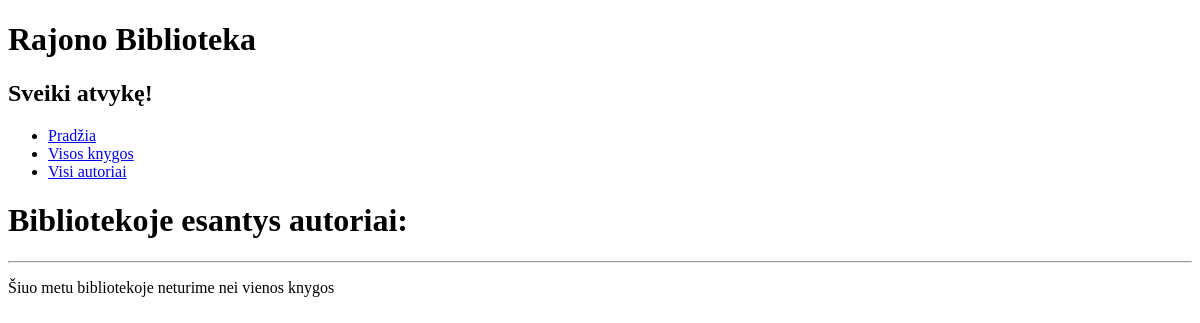
/biblioteka/knygos/, run on an earlier commit of the app's database.
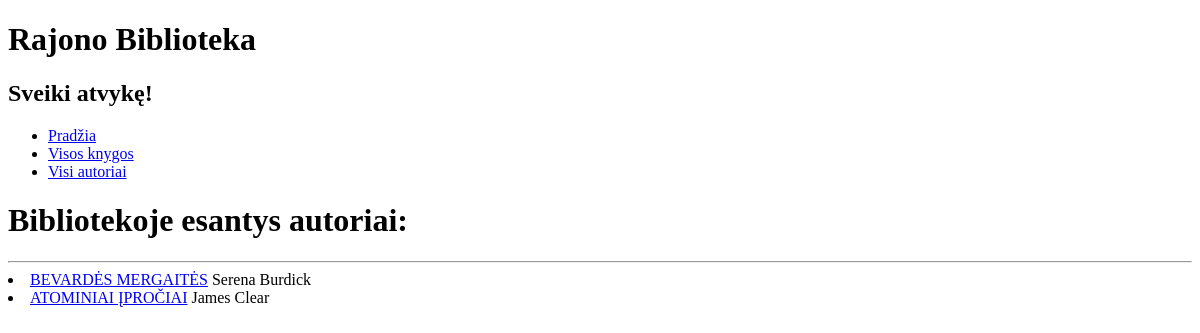
And on a later commit of the database.
### biblioteka/models.py (models this page shows, shortened)
class Knyga(models.Model):
    pavadinimas = models.CharField('Knygos pavadinimas', max_length=300)
    autorius = models.ForeignKey('Autorius', max_length=300, on_delete=models.CASCADE, default='Nenurodytas', related_name='knygos')
    aprasymas = models.TextField('Aprašymas', max_length=3000, help_text='Trumpas knygos aprašymas')
    isbn = models.CharField('ISBN', max_length=13, help_text='Unikalus, 13 simbolių egzemplioriaus kodas')
    zanras = models.ManyToManyField(Zanras, help_text='Išrinkite žanrą(us) šiai knygai ')
    def parodyti_zanra(self):
        return ', '.join(zanras.z_pavadinimas for zanras in self.zanras.all()[:3])
    parodyti_zanra.short_description = 'Žanras'
    class Meta:
        verbose_name = 'Knyga'
        verbose_name_plural = 'Knygos'

class Autorius(models.Model):
    autoriaus_v = models.CharField('Vardas', max_length=30)
    autoriaus_p = models.CharField('Pavardė', max_length=30)
    def parodyti_knygas(self):
        return ', '.join(knyga.pavadinimas for knyga in self.knygos.all()[:3])
    parodyti_knygas.short_description = 'Knygos'
    def __str__(self):
        return (f"{self.autoriaus_v} {self.autoriaus_p}")
    class Meta:
        verbose_name = 'Autorius'
        verbose_name_plural = 'Autoriai'

### biblioteka/views.py (the view)
# urls.py: path('knygos/', views.KnygosListView.as_view(), name='knygos'),
class KnygosListView(generic.ListView):
    model = Knyga
    template_name = "knygos.html"
    context_object_name = "knygos"

### biblioteka/templates/knygos.html (shortened to what this page needs)
{% extends "base.html" %}
{% block content %}
<h1>Bibliotekoje esantys autoriai:</h1>
<hr>
{% if knygos %}
{% for knyga in knygos %}
<li><a href="{{ knyga.id }}"> {{knyga.pavadinimas }}</a> {{ knyga.autorius }}</li>
{% endfor %}
{% else %}
<p>Šiuo metu bibliotekoje neturime nei vienos knygos</p>
{% endif %}
{% endblock %}

### biblioteka/templates/base.html (shortened to what this page needs)
<!DOCTYPE html>
<html lang="en">
{% load static %}
<head>
</head>
<body>
<h1>Rajono Biblioteka</h1>
<h2>Sveiki atvykę!</h2>
<ul class="sidebar-nav">
    <li><a href="{% url 'pradzia' %}">Pradžia</a></li>
    <li><a href="{% url 'knygos' %}">Visos knygos</a></li>
    <li><a href="{% url 'autoriai' %}">Visi autoriai</a></li>
</ul>
{% block content %}{% endblock %}
</body>
</html>

What changed in the data, as far as the page shows it:
added Knyga: pavadinimas "BEVARDĖS MERGAITĖS", autorius "Serena Burdick"
added Knyga: pavadinimas "ATOMINIAI ĮPROČIAI", autorius "James Clear"
Also different on the page:
text no longer shown: "Šiuo metu bibliotekoje neturime nei vienos knygos"
